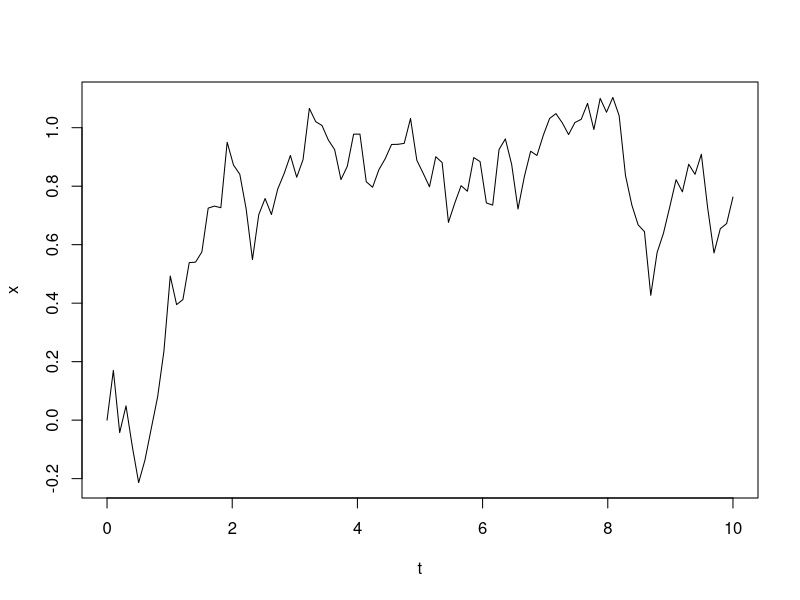

Recreate this plot in R.
n=100; a = 0; b = 10;
t = seq(from = a,to = b,length.out = n)
dt = (b-a)/n; 
dw = rnorm(n,sd=dt);

theta = 1; 
mu = 1; 
sigma = 1;
aX<-function(mu,x) {
  A = theta*(mu-x)
}
bX<-function(sigma,x) {
  B = sigma
}

x = rep(0,n)
x0 = 0; x[1] = x0

for (i in seq(1,n-1,dt)) {
  A = aX(mu,x[i])
  B = bX(sigma,x[i])
  x[i+1] = x[i]+ A * dt + B * dw[i]
}

plot(t,x,'l')